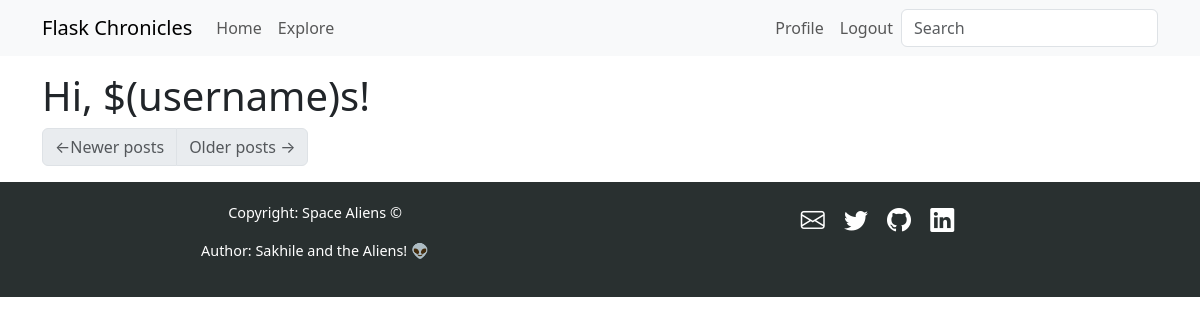
The app's page /explore (signed in), older data.
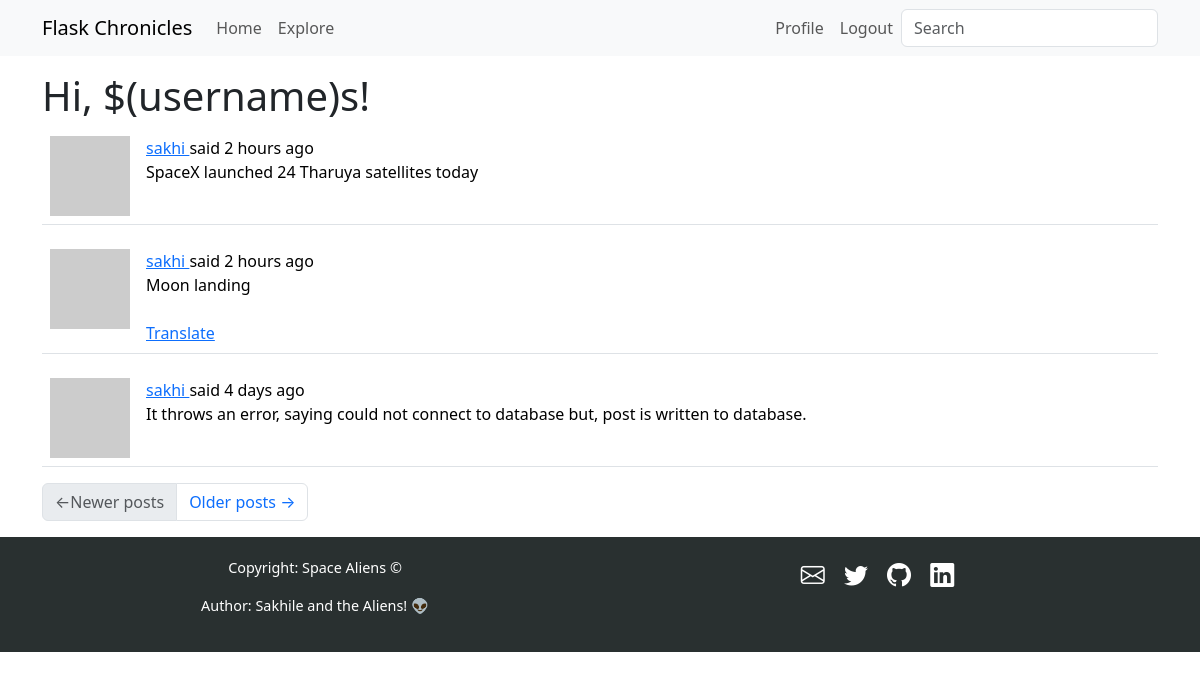
The same page, newer data.
### app/models.py (models this page shows, shortened)
class User(UserMixin, db.Model):
    id: so.Mapped[int] = so.mapped_column(primary_key=True)
    username: so.Mapped[str] = so.mapped_column(sa.String(64), unique=True)
    email: so.Mapped[str] = so.mapped_column(sa.String(120), index=True, unique=True)
    password_hash: so.Mapped[Optional[str]] = so.mapped_column(sa.String(256))
    posts: so.WriteOnlyMapped["Post"] = so.relationship(back_populates="author")
    about_me: so.Mapped[Optional[str]] = so.mapped_column(sa.String(140))
    last_seen: so.Mapped[Optional[datetime]] = so.mapped_column(
        default=lambda: datetime.now(timezone.utc)
    )
    following: so.WriteOnlyMapped["User"] = so.relationship(
        secondary=followers,
        primaryjoin=(followers.c.follower_id == id),
        secondaryjoin=(followers.c.followed_id == id),
        back_populates="followers",
    )
    followers: so.WriteOnlyMapped["User"] = so.relationship(
        secondary=followers,
        primaryjoin=(followers.c.followed_id == id),
        secondaryjoin=(followers.c.follower_id == id),
        back_populates="following",
    )
    def avatar(self, size):
        digest = md5(self.email.lower().encode("utf-8")).hexdigest()
        return f"https://www.gravatar.com/avatar/{digest}?d=identicon&s={size}'"

class SearchableMixin:
    @classmethod
    def before_commit(cls, session):
        session._changes = {
            "add": list(session.new),
            "update": list(session.dirty),
            "delete": list(session.deleted),
        }
    @classmethod
    def after_commit(cls, session):
        for obj in session._changes["add"]:
            if isinstance(obj, SearchableMixin):
                add_to_index(obj.__tablename__, obj)
        for obj in session._changes["update"]:
            if isinstance(obj, SearchableMixin):
                add_to_index(obj.__tablename__, obj)
        for obj in session._changes["delete"]:
            if isinstance(obj, SearchableMixin):
                remove_from_index(obj.__tablename__, obj)
        session._changes = None

class Post(SearchableMixin, db.Model):
    __searchable__ = ["body"]
    id: so.Mapped[int] = so.mapped_column(primary_key=True)
    body: so.Mapped[str] = so.mapped_column(sa.String(140))
    timestamp: so.Mapped[datetime] = so.mapped_column(
        index=True, default=lambda: datetime.now(timezone.utc)
    )
    user_id: so.Mapped[int] = so.mapped_column(sa.ForeignKey(User.id), index=True)
    author: so.Mapped[User] = so.relationship(back_populates="posts")
    language: so.Mapped[Optional[str]] = so.mapped_column(sa.String(5))

### app/main/routes.py (the view)
@bp.route("/explore")
@login_required
def explore():
    page = request.args.get("page", 1, type=int)
    query = sa.select(Post).order_by(Post.timestamp.desc())
    posts = db.paginate(
        query, page=page, per_page=current_app.config["POSTS_PER_PAGE"], error_out=False
    )
    next_url = url_for("main.explore", page=posts.next_num) if posts.has_next else None
    prev_url = url_for("main.explore", page=posts.prev_num) if posts.has_prev else None
    return render_template(
        "index.html",
        title=_("Explore"),
        posts=posts.items,
        next_url=next_url,
        prev_url=prev_url,
    )

### app/main/forms.py
class SearchForm(FlaskForm):
    q = StringField(_l("Search"), validators=[DataRequired()])
    def __init__(self, *args, **kwargs):
        if "formdata" not in kwargs:
            kwargs["formdata"] = request.args
        if "meta" not in kwargs:
            kwargs["meta"] = {"csrf": False}
        super(SearchForm, self).__init__(*args, **kwargs)

### app/__init__.py (called while the page is built)
def get_locale():
    return request.accept_languages.best_match(current_app.config["LANGUAGES"])

### app/main/routes.py (called while the page is built)
@bp.before_request
def before_request():
    if current_user.is_authenticated:
        current_user.last_seen = datetime.now(timezone.utc)
        db.session.commit()
        g.search_form = SearchForm()
    g.locale = str(get_locale())

### app/models.py (called while the page is built)
@login.user_loader
def load_user(id):
    return db.session.get(User, int(id))

### app/templates/index.html (shortened to what this page needs)
{% extends "base.html" %}
{% import "bootstrap_wtf.html" as wtf %}
{% block content %}
    <h1>{{ _("Hi, $(username)s", username=current_user.username) }}!</h1>
    {% for post in posts %}
        {% include '_post.html' %}
    {% endfor %}
    <nav aria-label="Post navigation">
        <ul class="pagination">
            <li class="page-item{% if not prev_url %} disabled{% endif %}">
                <a class="page-link" href="{{ prev_url }}">
			<span aria-hidden="true">&larr;</span>{{ _("Newer posts") }}
                </a>
            </li>
            <li class="page-item{% if not next_url %} disabled{% endif %}">
                <a class="page-link" href="{{ next_url }}">
                    {{ _("Older posts") }} <span aria-hidden="true">&rarr;</span>
                </a>
            </li>
        </ul>
    </nav>
{% endblock %}

### app/templates/base.html (shortened to what this page needs)
<!DOCTYPE html>
<html lang="en">
    <head>
        <link href="https://cdn.jsdelivr.net/npm/bootstrap@5.3.3/dist/css/bootstrap.min.css" rel="stylesheet"
>
        <link href="https://cdn.jsdelivr.net/npm/bootstrap-icons/font/bootstrap-icons.css" rel="stylesheet">
    </head>
    <body>
        <nav class="navbar navbar-expand-lg bg-body-tertiary">
            <div class="container">
                <a class="navbar-brand" href="{{ url_for('main.index') }}">Flask Chronicles</a>
                <div class="collapse navbar-collapse" id="navbarSupportedContent">
                    <ul class="navbar-nav me-auto mb-2 mb-lg-0">
                        <li class="nav-item">
                            <a class="nav-link" aria-current="page" href="{{ url_for('main.index') }}">Home</a>
                        </li>
                        <li class="nav-item">
                            <a class="nav-link" aria-current="page" href="{{ url_for('main.explore') }}">Explore</a>
                        </li>
                    </ul>
                    <ul class="navbar-nav mb-2 mb-lg-0">
                        {% if current_user.is_anonymous %}
                        <li class="nav-item">
                            <a class="nav-link" aria-current="page" href="{{ url_for('auth.login') }}">Login</a>
                        </li>
                        {% else %}
                        <li class="nav-item">
                            <a class="nav-link" aria-current="page"
                                href="{{ url_for('main.user', username=current_user.username) }}">Profile</a>
                        </li>
                        <li class="nav-item">
                            <a class="nav-link" aria-current="page" href="{{ url_for('auth.logout') }}">Logout</a>
                        </li>
                        {% endif %}
                    </ul>
                    {% if g.search_form %}
                    <form class="navbar-form navbar-left" method="get" action="{{ url_for('main.search') }}">
                        <div class="form-group">
                            {{ g.search_form.q(size=20, class='form-control',
                            placeholder=g.search_form.q.label.text) }}
                        </div>
                    </form>
                    {% endif %}
                </div>
            </div>
        </nav>
        <div class="container mt-3">
            {% block content %}{% endblock %}
        </div>
        <footer>
            <div class="container text-center">
                <div class="row">
                    <div class="col-12 col-md-6 mb-3 mb-md-0">
                        <p class="footer-text">Copyright: Space Aliens &copy;</p>
                        <p class="footer-text">Author: Sakhile and the Aliens! 👽</p>
                    </div>
                    <div class="col-12 col-md-6">
                        <div class="footer-icons">
                            <a href="mailto:sakhile@mars.io"><i class="bi bi-envelope"></i></a>
                            <a href="https://twitter.com/sakhilelindah"><i class="bi bi-twitter"></i></a>
                            <a href="https://github.com/sakhileln"><i class="bi bi-github"></i></a>
                            <a href="https://www.linkedin.com/sakhile-ndlazi"><i class="bi bi-linkedin"></i></a>
                        </div>
                    </div>
                </div>
            </div>
        </footer>
    </body>
</html>

### app/templates/_post.html (shortened to what this page needs)
<table class="table table-hover">
    <tr>
        <td width="70px">
            <a href="{{ url_for('main.user', username=post.author.username) }}">
                <img src="{{ post.author.avatar(70) }}" />
            </a>
        </td>
        <td>
            {{ _('%(username)s said %(when)s',
            username=user_link, when=moment(post.timestamp).fromNow()) }}
            <br>
            <span id="post{{ post.id }}">{{ post.body }}</span>
            {% if post.language and post.language != g.locale %}
            <br><br>
            <span id="translation{{ post.id }}">
                <a href="javascript:translate(
                                'post{{ post.id }}',
                                'translation{{ post.id }}',
                                '{{ post.language }}',
                                '{{ g.locale }}');">{{ _('Translate') }}</a>
            </span>
            {% endif %}
        </td>
    </tr>
</table>

### app/templates/base.html (style rules this page uses)
footer { background-color: rgb(41, 48, 48); color: white; padding: 20px 0; }
.footer-icons i { color: white; margin-right: 15px; font-size: 1.5rem; transition: color 0.3s; }
.footer-text { font-size: 0.9rem; }

Row changes from the older to the newer data that the page shows:
added Post: body "SpaceX launched 24 Tharuya satellites today"
added Post: body "Moon landing"
added Post: body "It throws an error, saying could not connect to database but, post is written to database."
